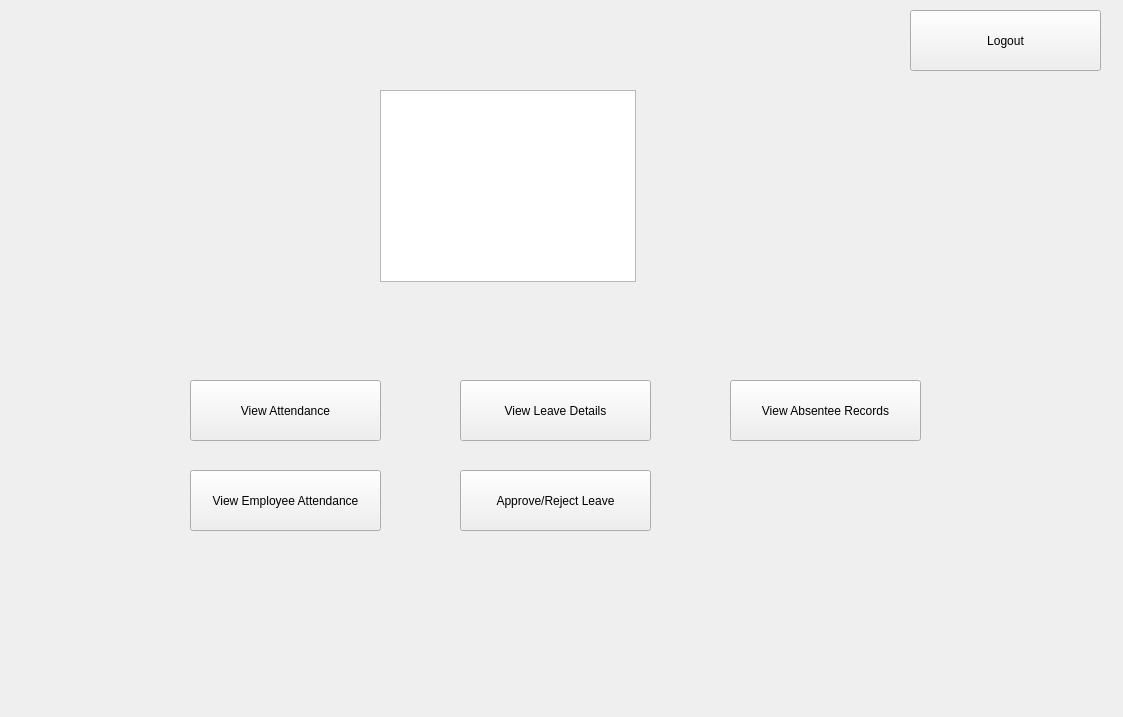
<?xml version="1.0" encoding="UTF-8"?>
<ui version="4.0">
 <class>SupervisorLogin</class>
 <widget class="QWidget" name="SupervisorLogin">
  <property name="geometry">
   <rect>
    <x>0</x>
    <y>0</y>
    <width>1123</width>
    <height>717</height>
   </rect>
  </property>
  <property name="windowTitle">
   <string>Form</string>
  </property>
  <widget class="QGraphicsView" name="graphicsView">
   <property name="geometry">
    <rect>
     <x>380</x>
     <y>90</y>
     <width>256</width>
     <height>192</height>
    </rect>
   </property>
   <property name="styleSheet">
    <string notr="true">background-image: url(:/pic.png);</string>
   </property>
  </widget>
  <widget class="QPushButton" name="viewAttendanceButton">
   <property name="geometry">
    <rect>
     <x>190</x>
     <y>380</y>
     <width>191</width>
     <height>61</height>
    </rect>
   </property>
   <property name="text">
    <string>View Attendance</string>
   </property>
  </widget>
  <widget class="QPushButton" name="viewLeaveDetailsButton">
   <property name="geometry">
    <rect>
     <x>460</x>
     <y>380</y>
     <width>191</width>
     <height>61</height>
    </rect>
   </property>
   <property name="text">
    <string>View Leave Details</string>
   </property>
  </widget>
  <widget class="QPushButton" name="viewAbsenteeRecordsButton">
   <property name="geometry">
    <rect>
     <x>730</x>
     <y>380</y>
     <width>191</width>
     <height>61</height>
    </rect>
   </property>
   <property name="text">
    <string>View Absentee Records</string>
   </property>
  </widget>
  <widget class="QPushButton" name="viewEmployeeAttendanceButton">
   <property name="geometry">
    <rect>
     <x>190</x>
     <y>470</y>
     <width>191</width>
     <height>61</height>
    </rect>
   </property>
   <property name="text">
    <string>View Employee Attendance</string>
   </property>
  </widget>
  <widget class="QPushButton" name="approveRejectLeaveButton">
   <property name="geometry">
    <rect>
     <x>460</x>
     <y>470</y>
     <width>191</width>
     <height>61</height>
    </rect>
   </property>
   <property name="text">
    <string>Approve/Reject Leave</string>
   </property>
  </widget>
  <widget class="QPushButton" name="logOutButton">
   <property name="geometry">
    <rect>
     <x>910</x>
     <y>10</y>
     <width>191</width>
     <height>61</height>
    </rect>
   </property>
   <property name="text">
    <string>Logout</string>
   </property>
  </widget>
 </widget>
 <resources/>
 <connections/>
</ui>
